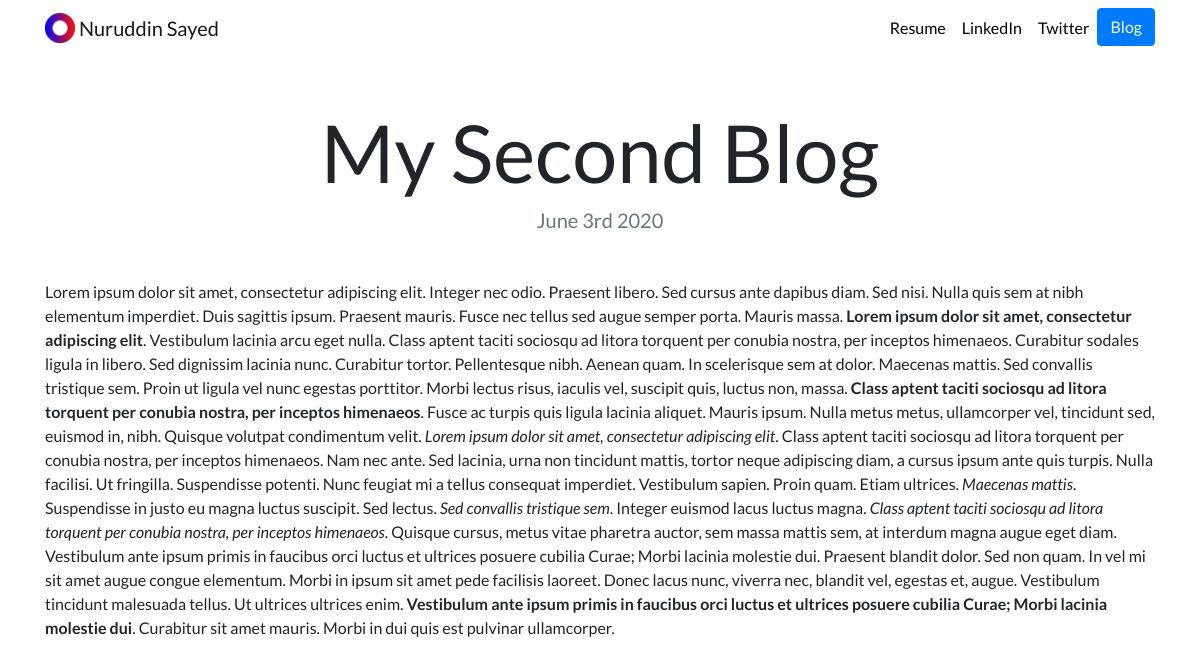
The page /blog/6/ on the database its author committed.
### blog/models.py (models this page shows, shortened)
class Blog(models.Model):
    title = models.CharField(max_length = 100)
    description = models.TextField()
    date = models.DateField()

### blog/views.py (the view)
# urls.py: path('<int:blog_id>/', views.detail, name = 'detail'),
def detail(request, blog_id):
    blog = get_object_or_404(Blog, pk = blog_id) #pk stands for primary key which is database object id
    return render(request, 'blog/detail.html', { 'blog':blog })

### blog/templates/blog/detail.html
{% extends 'portfolio/base.html' %}
{% load static %}
{% block content %}
<h1 class="text-center mt-5" id="blogdetailtitle">{{ blog.title }}</h1>
<h5 class="text-center text-muted mb-5">{{ blog.date|date:'F jS Y' }}</h5>
<p>{{ blog.description|safe }}</p>
{% endblock %}

### portfolio/static/portfolio/custom.css (style rules this page uses)
body { font-family: 'Lato', sans-serif; }
@media (min-width: 992px) { #blogdetailtitle { font-size: 5rem; } }

### rows shown on the page
Blog: title "My Second Blog", date "June 3rd 2020", description "Lorem ipsum dolor sit amet, consectetur adipiscing elit. Integer nec odio. Praesent libero. Sed cursus ante dapibus diam. Sed nisi. Nulla quis sem at nibh elementum imperdiet. Duis sagittis ipsum. Praesent mauris. Fusce nec tellus sed augue semper porta. Mauris massa. Lorem ipsum dolor sit amet, consectetur adipiscing elit . Vestibulum lacinia arcu eget nulla. Class aptent taciti sociosqu ad litora torquent per conubia nostra, per inceptos himenaeos. Curabitur sodales ligula in libero. Sed dignissim lacinia nunc. Curabitur tortor. Pellentesque nibh. Aenean quam. In scelerisque sem at dolor. Maecenas mattis. Sed convallis tristique sem. Proin ut ligula vel nunc egestas porttitor. Morbi…"
